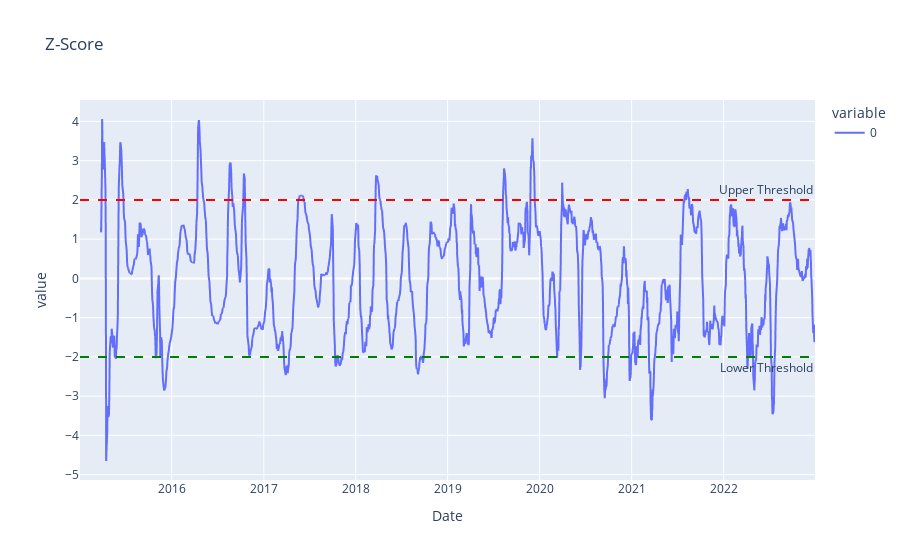

Write notebook code for a chart like this one.
### Code cell
z_score = (rolling_residuals - rolling_residuals.rolling(lookback).mean())/rolling_residuals.rolling(lookback).std()
fig = px.line(z_score, title = "Z-Score")
fig.add_hline(y=k, line_dash="dash", line_color="red", annotation_text="Upper Threshold", annotation_position="top right")
fig.add_hline(y=-k, line_dash="dash", line_color="green", annotation_text="Lower Threshold", annotation_position="bottom right")
fig.show()

### Figure 1 — Plotly figure (JSON) as saved in the notebook; plotly's stock layout.template omitted (floating-point values rounded to 4 significant figures; data arrays with more than 128 entries replaced by an {"elided": "..."} marker saying what was removed)
{"data": [{"hovertemplate": "variable=0<br>Date=%{x}<br>value=%{y}<extra></extra>", "legendgroup": "0", "line": {"color": "#636efa", "dash": "solid"}, "marker": {"symbol": "circle"}, "mode": "lines", "name": "0", "showlegend": true, "type": "scattergl", "x": {"elided": "1994 str values"}, "xaxis": "x", "y": {"elided": "1994 float values"}, "yaxis": "y"}], "layout": {"annotations": [{"showarrow": false, "text": "Upper Threshold", "x": 1, "xanchor": "right", "xref": "x domain", "y": 2, "yanchor": "bottom", "yref": "y"}, {"showarrow": false, "text": "Lower Threshold", "x": 1, "xanchor": "right", "xref": "x domain", "y": -2, "yanchor": "top", "yref": "y"}], "legend": {"title": {"text": "variable"}, "tracegroupgap": 0}, "shapes": [{"line": {"color": "red", "dash": "dash"}, "type": "line", "x0": 0, "x1": 1, "xref": "x domain", "y0": 2, "y1": 2, "yref": "y"}, {"line": {"color": "green", "dash": "dash"}, "type": "line", "x0": 0, "x1": 1, "xref": "x domain", "y0": -2, "y1": -2, "yref": "y"}], "title": {"text": "Z-Score"}, "xaxis": {"anchor": "y", "domain": [0, 1], "title": {"text": "Date"}}, "yaxis": {"anchor": "x", "domain": [0, 1], "title": {"text": "value"}}}}
